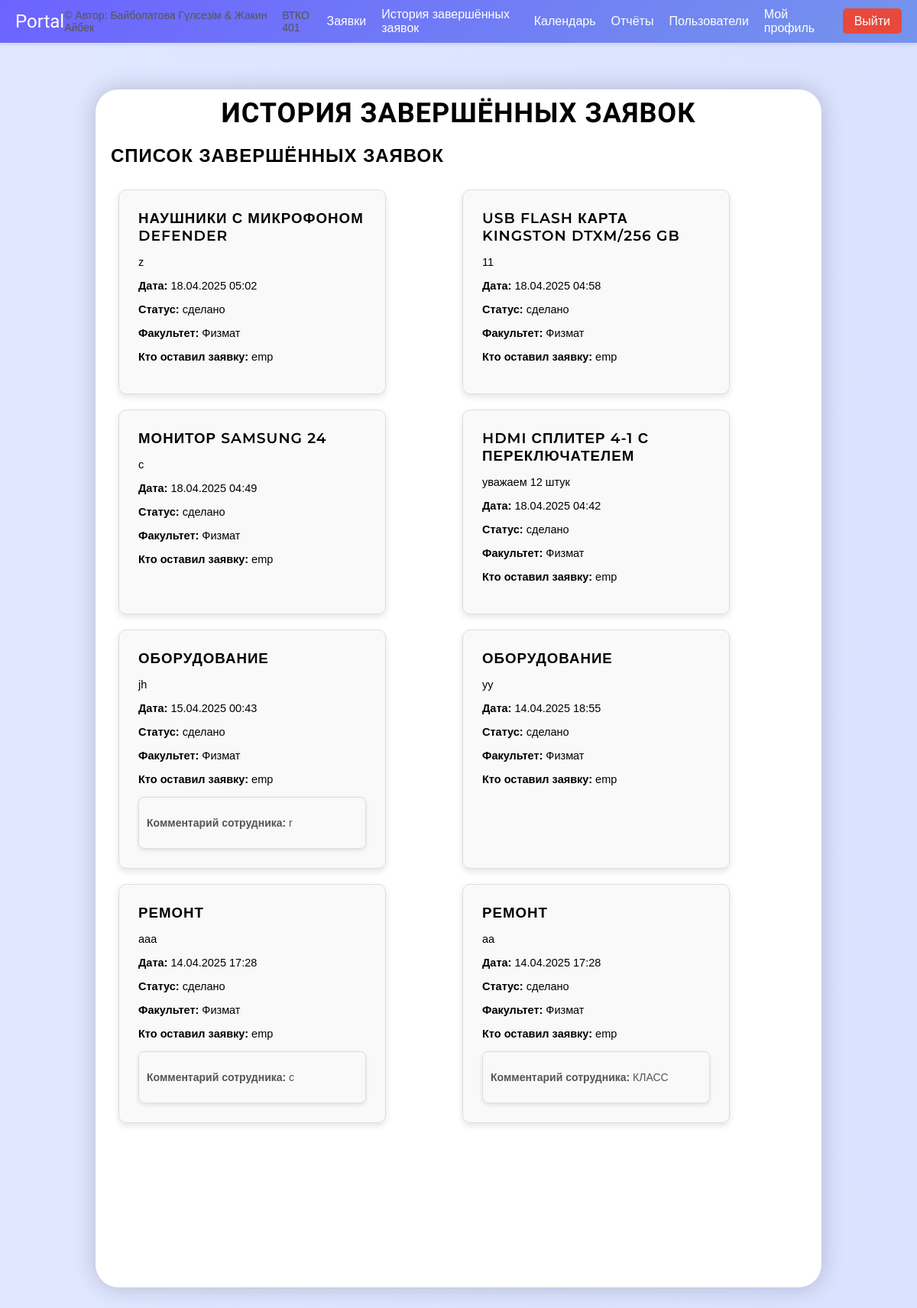
The page /history (signed in) on the database its author committed.
### models.py (models this page shows, shortened)
class Zayavka(db.Model):
    id = db.Column(db.Integer, primary_key=True)
    type = db.Column(db.String(50), nullable=False)  # Equipment or Repair
    description = db.Column(db.Text, nullable=False)
    status = db.Column(
        db.String(20),
        default='ожидает',  # Standardized default status
        nullable=False
    )
    created_at = db.Column(db.DateTime, default=db.func.now())
    user_id = db.Column(db.Integer, db.ForeignKey('user.id'), nullable=False)
    file = db.Column(db.String(200), nullable=True)
    user = db.relationship('User', backref=db.backref('zayavki', lazy=True))
    comment = db.Column(db.Text, nullable=True)  # User comment
    rating = db.Column(db.Integer, nullable=True)  # User rating (1-5)
    confirmed_by_user = db.Column(db.Boolean, default=False)  # User confirmation for archive
    urgent = db.Column(db.Boolean, default=False)  # Field to mark a request as urgent

class User(db.Model):
    id = db.Column(db.Integer, primary_key=True)
    username = db.Column(db.String(150), unique=True, nullable=False)
    email = db.Column(db.String(150), unique=True, nullable=False)
    password = db.Column(db.String(255), nullable=False)  # Hashed password
    role = db.Column(db.String(20), nullable=False)  # 'admin' or 'employee'
    full_name = db.Column(db.String(150), nullable=True)  # Full name
    faculty = db.Column(db.String(150), nullable=True)  # Faculty
    position = db.Column(db.String(150), nullable=True)  # Position
    photo = db.Column(db.String(200), nullable=True)  # Profile photo filename

### app.py (the view)
@app.route('/history')
@role_required('admin')
def history():
    zayavki = Zayavka.query.filter_by(status='сделано').order_by(Zayavka.created_at.desc()).all()
    return render_template('history.html', zayavki=zayavki)

### app.py (called while the page is built)
def role_required(role):
    def wrapper(f):
        @wraps(f)
        def decorated_function(*args, **kwargs):
            if session.get('role') != role:
                return redirect(url_for('index'))
            return f(*args, **kwargs)
        return decorated_function
    return wrapper

### templates/history.html (shortened to what this page needs)
{% extends "base.html" %}
{% block content %}
<h1 style="text-align: center; font-family: 'Kaushan Script', cursive; margin-bottom: 20px;">История завершённых заявок</h1>
<div class="scrollable-section" style="flex: 1; overflow-y: auto; padding-right: 10px;">
    <h2 style="margin-bottom: 20px;">Список завершённых заявок</h2>
    <div id="request-list" style="display: grid; grid-template-columns: repeat(auto-fit, minmax(300px, 1fr)); gap: 20px;">
        {% for z in zayavki %}
        <div class="card">
            <h3>{{ z.type }}</h3>
            <p>{{ z.description }}</p>
            <p><strong>Дата:</strong> {{ z.created_at.strftime('%d.%m.%Y %H:%M') }}</p>
            <p><strong>Статус:</strong> {{ z.status }}</p>
            <p><strong>Факультет:</strong> {{ z.user.faculty }}</p>
            <p><strong>Кто оставил заявку:</strong> {{ z.user.username }}</p>
            {% if z.comment %}
            <div class="comments-section" style="margin-top: 15px; max-height: 100px; overflow-y: auto; border: 1px solid #ddd; border-radius: 8px; padding: 10px; box-shadow: 0 2px 5px rgba(0, 0, 0, 0.1);">
                <p style="font-size: 14px; color: #555;"><strong>Комментарий сотрудника:</strong> {{ z.comment }}</p>
            </div>
            {% endif %}
        </div>
        {% endfor %}
    </div>
</div>
{% endblock %}

### static/style.css (style rules this page uses)
* { margin: 0; padding: 0; box-sizing: border-box; font-family: "Poppins", sans-serif; text-decoration: none; list-style: none; }
body { display: flex; justify-content: center; align-items: center; min-height: 100vh; background: linear-gradient(to right, #e0e7ff, #c7d2fe); background-size: 400% 400%; animation: gradientAnimation 8s ease infinite; padding-top: 60px; font-family: 'Inter', sans-serif; font-size: 16px; color: #000; }
h1, h2, h3, h4, h5, h6 { font-family: 'Montserrat', sans-serif; font-weight: 600; text-transform: uppercase; letter-spacing: 1px; }
.container h1 { font-size: 36px; margin: -10px 0; }
.container p { font-size: 14.5px; margin: 15px 0; }
.card { max-width: 350px; width: 100%; background: #fff; border-radius: 10px; box-shadow: 0 4px 8px rgba(0, 0, 0, 0.1); padding: 25px; border: 1px solid #ddd; transition: transform 0.3s ease, box-shadow 0.3s ease; }
#request-list { display: grid; grid-template-columns: repeat(auto-fit, minmax(300px, 1fr)); gap: 20px; padding: 10px; max-height: 75vh; overflow-y: auto; }
.card, .btn { position: relative; overflow: hidden; z-index: 0; }
.card::before, .btn::before { content: ''; position: absolute; top: 50%; left: 50%; width: 0; height: 0; background: rgba(72, 139, 227, 0.5); border-radius: 50%; transform: translate(-50%, -50%); transition: width 0.3s ease, height 0.3s ease, background 0.3s ease; z-index: -1; }
:root { --background-color: #ffffff; --text-color: #000000; --card-background: #f9f9f9; --button-background: #e74a3b; --navbar-background: #f4f4f4; }
body { background-color: var(--background-color); color: var(--text-color); transition: background-color 0.3s, color 0.3s; }
.card { background-color: var(--card-background); border-radius: 10px; box-shadow: 0 4px 8px rgba(0, 0, 0, 0.1); }
.card { opacity: 0; transform: translateY(20px) scale(0.98); animation: fadeInUp 0.5s ease-out forwards; }
.card:nth-child(1) { animation-delay: 0.05s; }
.card:nth-child(2) { animation-delay: 0.1s; }
.card:nth-child(3) { animation-delay: 0.15s; }
.card:nth-child(4) { animation-delay: 0.2s; }
.card:nth-child(5) { animation-delay: 0.25s; }
.card::before { content: ''; position: absolute; top: 50%; left: 50%; width: 0; height: 0; background: radial-gradient(circle, rgba(108,99,255,0.3) 0%, rgba(108,99,255,0) 80%); transform: translate(-50%, -50%); border-radius: 50%; transition: width 0.6s ease, height 0.6s ease; z-index: 0; }
.card * { position: relative; z-index: 1; }
.card h3 { color: #000; opacity: 1; transform: none; position: relative; z-index: 1; }

### rows shown on the page
Zayavka: type "НАУШНИКИ С МИКРОФОНОМ DEFENDER", description "z", created_at "18.04.2025 05:02", status "сделано", user.faculty "Физмат", user.username "emp"
Zayavka: type "USB FLASH КАРТА KINGSTON DTXM/256 GB", description "11", created_at "18.04.2025 04:58", status "сделано", user.faculty "Физмат", user.username "emp"
Zayavka: type "МОНИТОР SAMSUNG 24", description "с", created_at "18.04.2025 04:49", status "сделано", user.faculty "Физмат", user.username "emp"
Zayavka: type "HDMI СПЛИТЕР 4-1 С ПЕРЕКЛЮЧАТЕЛЕМ", description "уважаем 12 штук", created_at "18.04.2025 04:42", status "сделано", user.faculty "Физмат", user.username "emp"
Zayavka: type "ОБОРУДОВАНИЕ", description "jh", created_at "15.04.2025 00:43", status "сделано", user.faculty "Физмат", user.username "emp", comment "r"
Zayavka: type "ОБОРУДОВАНИЕ", description "уу", created_at "14.04.2025 18:55", status "сделано", user.faculty "Физмат", user.username "emp"
Zayavka: type "РЕМОНТ", description "ааа", created_at "14.04.2025 17:28", status "сделано", user.faculty "Физмат", user.username "emp", comment "с"
Zayavka: type "РЕМОНТ", description "аа", created_at "14.04.2025 17:28", status "сделано", user.faculty "Физмат", user.username "emp", comment "КЛАСС"
